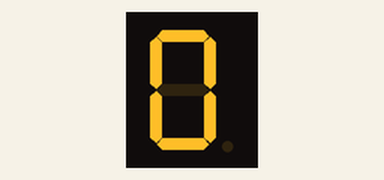
Bench run of a program on a simulated ESP32 board running MicroPython. Shown: 1-digit seven-segment display. The segment pins are drawn as the display they are named for.

Above: at 0.3 s.
At 1.32 s:
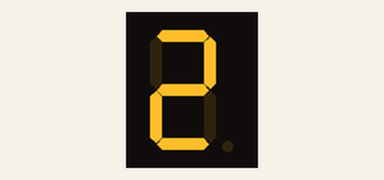
At 2.1 s:
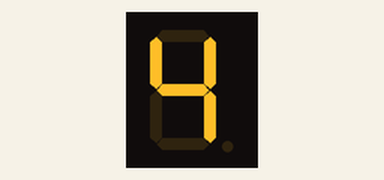
At 2.82 s:
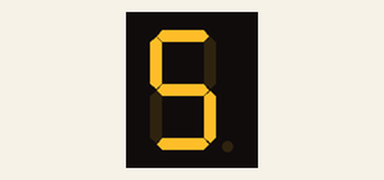
At 3.6 s:
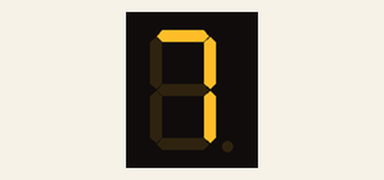
At 4.6 s:
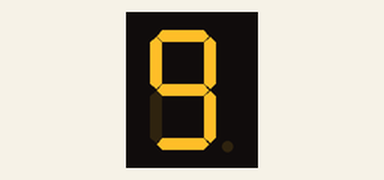

Measured:
- what the display in image 0 shows lasts 0.4 s, from 0.1 s to 0.5 s

The program:

1._____.py
```python
'''
该程序作用是让一位数码管显示数字 0~9
在线文档：https://docs.geeksman.com/esp32/MicroPython/06.esp32-micropython-7segment.html
'''

import time
from machine import Pin


# 定义不同段选线对应的引脚对象
a = Pin(4, Pin.OUT)
b = Pin(5, Pin.OUT)
c = Pin(19, Pin.OUT)
d = Pin(21, Pin.OUT)
e = Pin(22, Pin.OUT)
f = Pin(2, Pin.OUT)
g = Pin(15, Pin.OUT)
dp = Pin(18, Pin.OUT)

# 存放所有的段选线对象
led_list = [a, b, c, d, e, f, g, dp]

# 对所有引脚初始化
for led in led_list:
    led.value(1)

# 显示数字 1
# b.value(0)
# c.value(0)

# 显示数字 2
# a.value(0)
# b.value(0)
# g.value(0)
# e.value(0)
# d.value(0)

# 把所有的数字对应的逻辑电平存入字典中，顺序为abcdefgdp
number_dict = {
    0: [0, 0, 0, 0, 0, 0, 1, 1],
    1: [1, 0, 0, 1, 1, 1, 1, 1],
    2: [0, 0, 1, 0, 0, 1, 0, 1],
    3: [0, 0, 0, 0, 1, 1, 0, 1],
    4: [1, 0, 0, 1, 1, 0, 0, 1],
    5: [0, 1, 0, 0, 1, 0, 0, 1],
    6: [0, 1, 0, 0, 0, 0, 0, 1],
    7: [0, 0, 0, 1, 1, 1, 1, 1],
    8: [0, 0, 0, 0, 0, 0, 0, 1],
    9: [0, 0, 0, 0, 1, 0, 0, 1],
}

def display_number(number):
    # 逻辑电平列表
    logic_list = number_dict.get(number)

    if logic_list:
        for i in range(len(logic_list)):
            led_list[i].value(logic_list[i])


# display_number(4)

for i in range(10):
    display_number(i)
    time.sleep(0.5)
```
